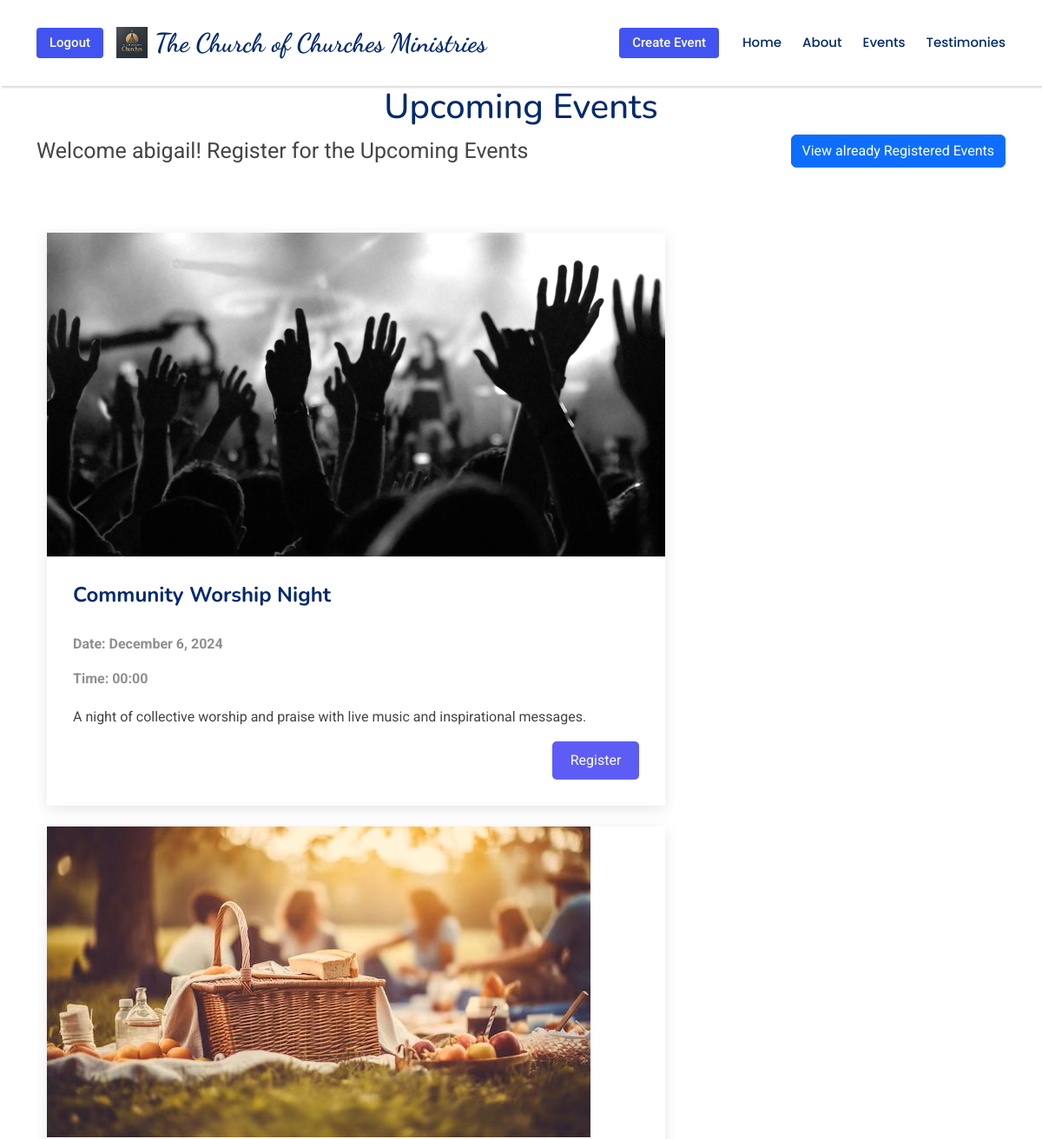
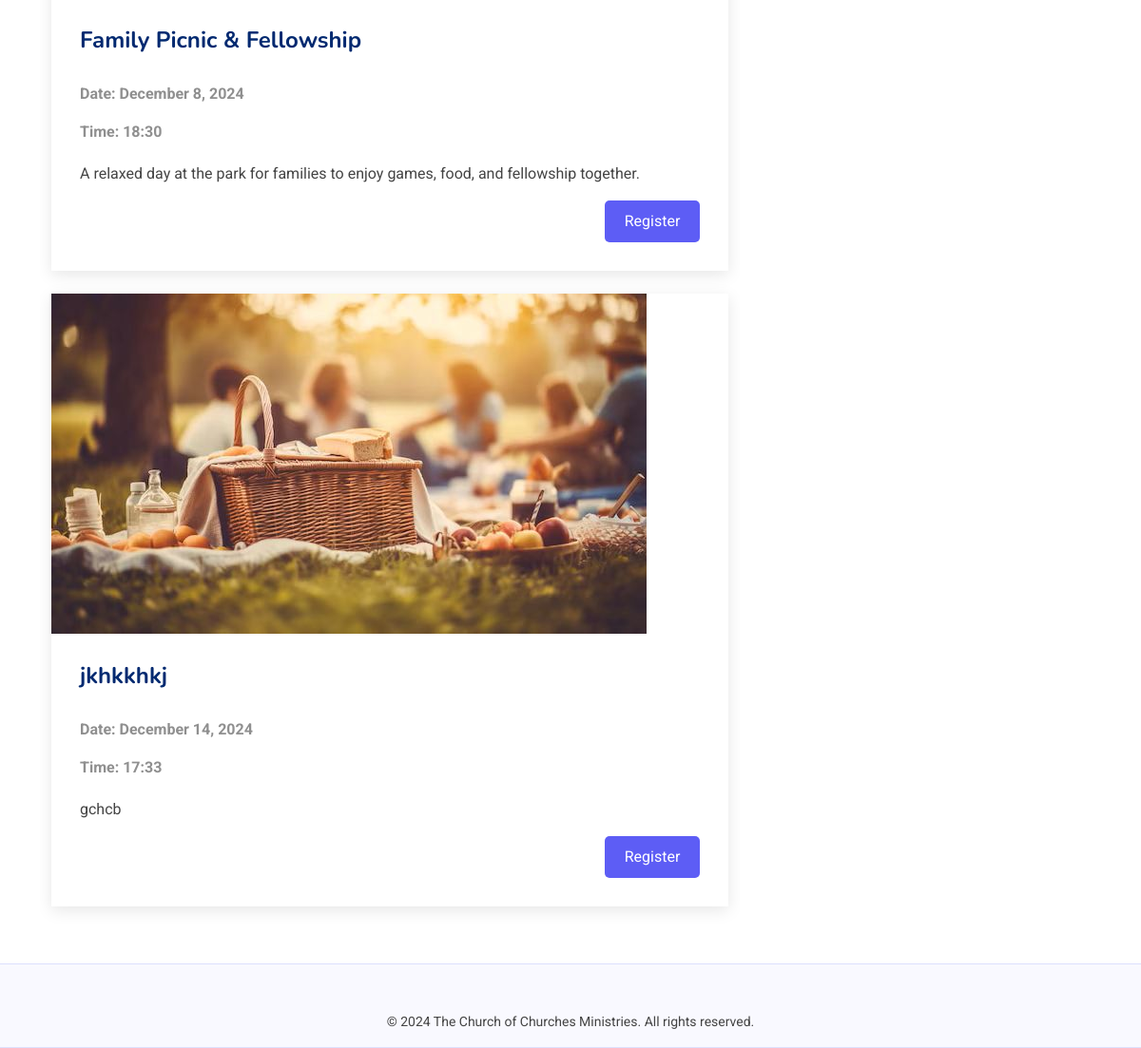
/events/ (signed in), run on the app's committed database (2 pictures, top to bottom).
### events/models.py (models this page shows, shortened)
class CustomUser (AbstractUser):
	is_admin = models.BooleanField(default=False)

class Event(models.Model):
	title = models.CharField(max_length=300)
	description = models.TextField()
	date_time =models.DateTimeField()
	image = models.ImageField(upload_to='event_flyers/', blank=True, null=True)
	created_by = models.ForeignKey(
		settings.AUTH_USER_MODEL, on_delete= models.CASCADE, related_name='created_events'
	)

### events/views.py (the view)
# urls.py: path("events/",views.events_list, name="event_list"),
def events_list(request):
	events = Event.objects.all()
	if request.user.is_authenticated:
		registered_events = Registration.objects.filter(user=request.user)
	else:
		registered_events = []
	return render(request, "events/event_list.html",{"events":events,'registered_events': registered_events})

### events/templates/events/event_list.html (shortened to what this page needs)
<!DOCTYPE html>
{% load static %}
<html lang="en">
	<head>
		<link href="{% static 'events/vendor/bootstrap/css/bootstrap.min.css' %}" rel="stylesheet">
		<link href="{% static 'events/vendor/bootstrap-icons/bootstrap-icons.css' %}" rel="stylesheet">
		<link href="{% static 'events/vendor/aos/aos.css' %}" rel="stylesheet">
		<link href="{% static 'events/vendor/glightbox/css/glightbox.min.css' %}" rel="stylesheet">
		<link href="{% static 'events/vendor/swiper/swiper-bundle.min.css' %}" rel="stylesheet">
		<link href="{% static 'events/css/main.css' %}" rel="stylesheet">
		<link rel="stylesheet" href="{% static 'events/css/home.css' %}">
	</head>
	<body>
		<header>
			<header id="header" class="header d-flex align-items-center sticky-top">
				<div class="container-fluid container-xl position-relative d-flex align-items-center">
				  <a href="index.html" class="logo d-flex align-items-center me-auto">
					<img src="{% static 'events/img/church-logo.webp' %}" alt="">
					<h1 class="church-name">The Church of Churches Ministries</h1>
				  </a>
				  <nav id="navmenu" class="navmenu">
						<ul>
							<li>
								<a href="{% url 'home' %}">
									Home<br>
								</a>
							</li>
							<li>
								<a href="#about">
									About
								</a>
							</li>
							<li>
								<a href="#Events">
									Events
								</a>
							</li>
							<li>
								<a href="#services">
									Testimonies
								</a>
							</li>
						</ul>
				  </nav>
				  {% if user.is_authenticated %}
				  	<a class="btn-getstarted flex-md-shrink-0" href="{% url 'create_event' %}">Create Event</a>
						<form action="{% url 'logout' %}" method="post" style="display: inline;">
							<button type="submit" class="btn-getstarted flex-md-shrink-0 logout-button">Logout</button>
						</form>
				  {% else %}
				  <a class="btn-getstarted flex-md-shrink-0" href="{% url 'login' %}">Login</a>
				  <a class="btn-getstarted flex-md-shrink-0" href="{% url 'signup' %}">SignUp</a>
				  {% endif %}
				</div>
			  </header>
		</header>
		<main class="main">
			<div class="container">
				<div class="row">
				  <div class="events-title">
					  <h1>Upcoming Events</h1>
					  {% if user.is_authenticated %}
					  <div class="registration-welcome">
					      <p>Welcome {{ user.username }}! Register for the Upcoming Events</p>
						  <div>
							<a href="{% url 'registered_events' %}" class="btn btn-primary">View already Registered Events</a>
						  </div>
					  </div>
				      {% else %}
					      <p>Hello, guest! Please <a href="{% url 'login' %}">log in</a> or <a href="{% url 'signup' %}">sign up</a> to Register for Upcoming Events
						  </p></p>
				      {% endif %}
				  </div>
					<div class="col-lg-8">
						<section id="blog-posts" class="blog-posts section">
							<div class="container">
								<div class="row gy-4">
									{% for event in events %}
										<div class="col-12">
											<article>
												<div class="post-img">
													<img src="{{ event.image.url }}" alt="" class="img-fluid">
												</div>
												<h2 class="title">
													{{event.title}}
												</h2>
												<div class="meta-top">
													<p>
														<b>
															Date: {{ event.date_time|date:"F j, Y" }}
														</b>
													</p>
													<p>
														<b>
														Time: {{ event.date_time|time:"H:i" }}
														</b>
													</p>
												</div>
												<div class="content">
													<p>
														{{ event.description }}
													</p>
														{% if user.is_authenticated %}
														<div class="read-more">
															<form action="{% url 'register_event' event.id %}">
																<button  type="submit" class="register-button" >Register</button>
															</form>
														</div>
													{% endif %}
												</div>
											</article>
										</div>
									{% endfor %}
								</div>
							</div>
						</section>
					</div>
				</div>
			</div>
		</main>
		<footer id="footer" class="footer">
			<div class="footer-newsletter">
			  <div class="container">
				<div class="row justify-content-center text-center">
				   <div class="col-lg-6">
					 <p>
						© 2024 The Church of Churches Ministries. All rights reserved.
					 </p>
					</div>
				</div>
			</div>
		</footer>
	</body>
</html>

### events/static/events/css/main.css (style rules this page uses)
:root { --default-font: "Roboto", system-ui, -apple-system, "Segoe UI", Roboto, "Helvetica Neue", Arial, "Noto Sans", "Liberation Sans", sans-serif, "Apple Color Emoji", "Segoe UI Emoji", "Segoe UI Symbol", "Noto Color Emoji"; --heading-font: "Nunito", sans-serif; --nav-font: "Poppins", sans-serif; }
:root { --background-color: #ffffff; --default-color: #444444; --heading-color: #012970; --accent-color: #4154f1; --surface-color: #ffffff; --contrast-color: #ffffff; }
:root { --nav-color: #012970; --nav-hover-color: #4154f1; --nav-mobile-background-color: #ffffff; --nav-dropdown-background-color: #ffffff; --nav-dropdown-color: #212529; --nav-dropdown-hover-color: #4154f1; }
:root { scroll-behavior: smooth; }
body { color: var(--default-color); background-color: var(--background-color); font-family: var(--default-font); }
a { color: var(--accent-color); text-decoration: none; transition: 0.3s; }
h1, h2, h3, h4, h5, h6 { color: var(--heading-color); font-family: var(--heading-font); }
.header { color: var(--default-color); background-color: var(--background-color); padding: 20px 0; transition: all 0.5s; z-index: 997; box-shadow: 2px 2px 2px rgba(0,0,0,0.15); }
.header .logo { line-height: 1; }
.header .logo img { max-height: 36px; margin-right: 8px; }
.header .logo h1 { font-size: 30px; margin: 0; font-weight: 700; color: var(--heading-color); }
.header .btn-getstarted, .header .btn-getstarted:focus { color: var(--contrast-color); background: var(--accent-color); font-size: 15px; padding: 8px 25px; margin: 0 0 0 30px; border-radius: 4px; transition: 0.3s; font-weight: 500; }
@media (max-width: 1200px) { .header .logo { order: 1; } }
@media (max-width: 1200px) { .header .btn-getstarted { order: 2; margin: 0 15px 0 0; padding: 6px 15px; } }
@media (max-width: 1200px) { .header .navmenu { order: 3; } }
@media (min-width: 1200px) { .navmenu { padding: 0; } }
@media (min-width: 1200px) { .navmenu ul { margin: 0; padding: 0; display: flex; list-style: none; align-items: center; } }
@media (min-width: 1200px) { .navmenu li { position: relative; } }
@media (min-width: 1200px) { .navmenu a, .navmenu a:focus { color: var(--nav-color); padding: 18px 12px; font-size: 15px; font-family: var(--nav-font); font-weight: 500; display: flex; align-items: center; justify-content: space-between; white-space: nowrap; transition: 0.3s; } }
@media (min-width: 1200px) { .navmenu li:last-child a { padding-right: 0; } }
.footer { color: var(--default-color); background-color: var(--background-color); font-size: 14px; position: relative; }
.footer .footer-newsletter { background-color: color-mix(in srgb, var(--accent-color), transparent 97%); border-top: 1px solid color-mix(in srgb, var(--accent-color), transparent 85%); border-bottom: 1px solid color-mix(in srgb, var(--accent-color), transparent 85%); padding-top: 50px; padding-right: 0px; padding-left: 0px; padding-bottom: 0px; }
section, .section { color: var(--default-color); background-color: var(--background-color); padding: 60px 0; scroll-margin-top: 98px; overflow: clip; }
.blog-posts article { background-color: var(--surface-color); box-shadow: 0 4px 16px rgba(0, 0, 0, 0.1); padding: 30px; height: 100%; }
.blog-posts .post-img { max-height: 440px; margin: -30px -30px 0 -30px; overflow: hidden; }
.blog-posts .title { font-size: 24px; font-weight: 700; padding: 0; margin: 30px 0; }
.blog-posts .meta-top { margin-top: 20px; color: color-mix(in srgb, var(--default-color), transparent 40%); }
.blog-posts .content { margin-top: 20px; }
.blog-posts .content .read-more { text-align: right; }

### events/static/events/css/home.css (style rules this page uses)
.church-name { color:green; font-family: "Dancing Script" }
.events-title h1 { display: flex; justify-content: center; }
.events-title p { font-size: 25px; }
.logout-button { border:none; }
.register-button { width:100px; padding:10px 20px 10px 20px; background-color: rgb(93, 93, 245); border: none; border-radius: 5px; color:white; }
.registration-welcome { display: flex; flex-direction: row; justify-content: space-between; }

### data on the page
CustomUser: username "abigail"
Event: image (picture), title "Community Worship Night", date_time "December 6, 2024", date_time "00:00", description "A night of collective worship and praise with live music and inspirational messages."
Event: image (picture), title "Family Picnic & Fellowship", date_time "December 8, 2024", date_time "18:30", description "A relaxed day at the park for families to enjoy games, food, and fellowship together."
Event: image (picture), title "jkhkkhkj", date_time "December 14, 2024", date_time "17:33", description "gchcb"
